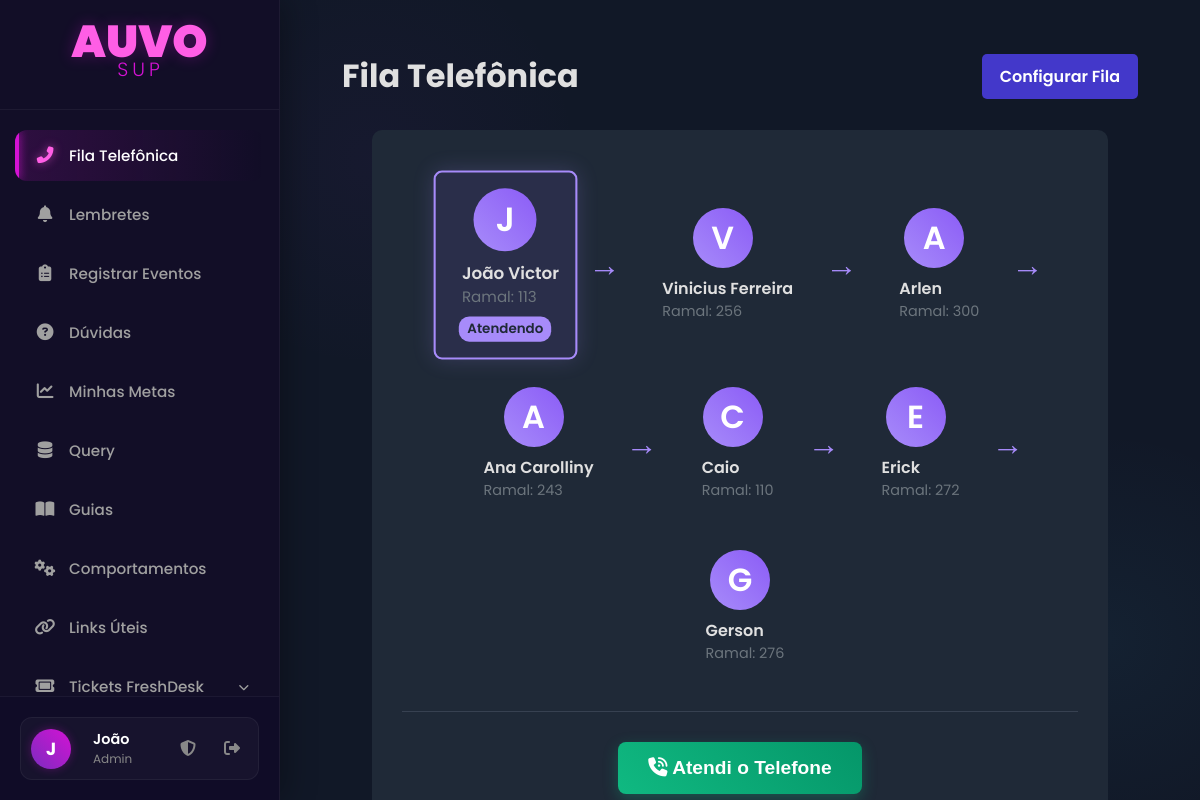
/fila-telefonica (signed in), run on the app's committed database.
### app.py (models this page shows, shortened)
class User(db.Model, UserMixin):
    id = db.Column(db.Integer, primary_key=True)
    name = db.Column(db.String(150), nullable=False)
    username = db.Column(db.String(80), unique=True, nullable=False)
    email = db.Column(db.String(120), unique=True, nullable=False)
    password_hash = db.Column(db.String(128), nullable=False)
    discord_id = db.Column(db.String(50), nullable=True, unique=True)
    is_admin = db.Column(db.Boolean, nullable=False, default=False)
    manager_id = db.Column(db.Integer, db.ForeignKey('user.id'), nullable=True)
    lunch_start = db.Column(db.Time, nullable=True)
    lunch_end = db.Column(db.Time, nullable=True)
    ramal = db.Column(db.String(10), nullable=True)

class PhoneQueueMember(db.Model):
    id = db.Column(db.Integer, primary_key=True)
    user_id = db.Column(db.Integer, db.ForeignKey('user.id'), nullable=False)
    position = db.Column(db.Integer, nullable=False)
    user = db.relationship('User')

### app.py (the view)
@app.route('/fila-telefonica')
@login_required
def fila_telefonica():
    queue_members = PhoneQueueMember.query.order_by(PhoneQueueMember.position).all()
    current_state = PhoneQueueState.query.filter_by(key='current_user_id').first()
    current_attendant_id = None
    if current_state and current_state.value.isdigit():
        current_attendant_id = int(current_state.value)
    elif queue_members:
        current_attendant_id = queue_members[0].user_id
    queue_user_ids = [member.user_id for member in queue_members]
    return render_template('fila_telefonica.html', title="Fila Telefônica", queue_members=queue_members, current_attendant_id=current_attendant_id, queue_user_ids=queue_user_ids)

### app.py (called while the page is built)
@app.context_processor
def inject_now():
    return {'now': datetime.utcnow()}

@login_manager.user_loader
def load_user(user_id):
    return User.query.get(int(user_id))

### templates/fila_telefonica.html (shortened to what this page needs)
{% extends "base.html" %}
{% block content %}
<div class="content-padding">
    <div class="fila-header">
        <h1>{{ title }}</h1>
        <a href="{{ url_for('configurar_fila') }}" class="config-btn">Configurar Fila</a>
    </div>
    <div class="fila-container">
        {% if queue_members %}
            <div class="fila-visual">
                {% for member in queue_members %}
                   <div class="fila-membro {% if member.user_id == current_attendant_id %}current{% endif %}">
    <div class="membro-avatar">{{ member.user.name[0] | upper }}</div>
    <div class="membro-details">
        <span class="membro-nome">{{ member.user.name }}</span>
        {% if member.user.ramal %}
            <span class="membro-ramal">Ramal: {{ member.user.ramal }}</span>
        {% endif %}
    </div>
    {% if member.user_id == current_attendant_id %}
        <span class="membro-status">Atendendo</span>
    {% endif %}
</div>
                    {% if not loop.last %}
                        <span class="fila-seta">→</span>
                    {% endif %}
                {% endfor %}
            </div>
            <div class="actions-container">
                <form method="POST" action="{{ url_for('atender_telefone') }}" style="display: inline;">
                    {% if current_user.id == current_attendant_id %}
                        <button type="submit" class="atender-btn">
                            <i class="fa-solid fa-phone-volume"></i> Atendi o Telefone
                        </button>
                    {% elif current_user.id in queue_user_ids %}
                         <button type="submit" class="atender-btn furar-fila-btn">
                            <i class="fa-solid fa-person-running"></i> Furar Fila
                        </button>
                    {% endif %}
                </form>
            </div>
        {% else %}
            <p class="placeholder-text">A fila telefônica ainda não foi configurada ou está vazia.</p>
        {% endif %}
    </div>
</div>
{% endblock %}

### templates/base.html (shortened to what this page needs)
<!DOCTYPE html>
<html lang="pt-br">
<head>
    <link rel="stylesheet" href="{{ url_for('static', filename='css/style.css') }}">
    <link rel="stylesheet" href="https://cdnjs.cloudflare.com/ajax/libs/font-awesome/6.2.0/css/all.min.css">
</head>
<body>
    <div class="main-container">
        <nav class="sidebar">
            <div class="sidebar-header">
                <div style="line-height: 1; cursor: default;">
                    <h1 style="
                        color: #ff5ee5;
                        font-size: 2.8em;
                        font-family: 'Poppins', sans-serif;
                        font-weight: 900;
                        margin: 0; padding: 0;
                        text-shadow: 0 0 15px rgba(212, 18, 212, 0.3);
                    ">AUVO</h1>
                    <span style="
                        color: #d412d4;
                        font-size: 1.2em;
                        font-family: 'Poppins', sans-serif;
                        font-weight: 300;
                        display: block;
                        margin-top: -5px;
                        letter-spacing: 4px;
                        margin-left: 2px;
                    ">SUP</span>
                </div>
            </div>
            <ul class="menu">
                <li class="menu-item">
                    <a href="{{ url_for('fila_telefonica') }}">
                        <i class="fa-solid fa-phone-alt menu-icon"></i>
                        <span>Fila Telefônica</span>
                    </a>
                </li>
                <li class="menu-item">
                    <a href="{{ url_for('list_reminders') }}">
                        <i class="fa-solid fa-bell menu-icon"></i>
                        <span>Lembretes</span>
                    </a>
                </li>
                <li class="menu-item">
                    <a href="{{ url_for('listar_eventos') }}">
                        <i class="fa-solid fa-clipboard-list menu-icon"></i>
                        <span>Registrar Eventos</span>
                    </a>
                </li>
                <li class="menu-item">
                    <a href="{{ url_for('listar_duvidas') }}">
                        <i class="fa-solid fa-question-circle menu-icon"></i>
                        <span>Dúvidas</span>
                    </a>
                </li>
                <li class="menu-item">
                    <a href="{{ url_for('minhas_metas') }}">
                        <i class="fa-solid fa-chart-line menu-icon"></i>
                        <span>Minhas Metas</span>
                    </a>
                </li>
                <li class="menu-item">
                     <a href="{{ url_for('list_queries') }}">
                         <i class="fa-solid fa-database menu-icon"></i>
                         <span>Query</span>
                     </a>
                </li>
                <li class="menu-item">
                    <a href="{{ url_for('listar_guias') }}">
                        <i class="fa-solid fa-book-open menu-icon"></i>
                        <span>Guias</span>
                    </a>
                </li>
                <li class="menu-item">
                    <a href="{{ url_for('listar_comportamentos') }}">
                        <i class="fa-solid fa-cogs menu-icon"></i>
                        <span>Comportamentos</span>
                    </a>
                </li>
                <li class="menu-item">
                    <a href="{{ url_for('links_uteis') }}">
                        <i class="fa-solid fa-link menu-icon"></i>
                        <span>Links Úteis</span>
                    </a>
                </li>
                <li class="menu-item has-submenu" id="tickets-menu">
                    <a href="#">
                        <i class="fa-solid fa-ticket menu-icon"></i>
                        <span>Tickets FreshDesk</span>
                    </a>
                </li>
            </ul>
            <div class="sidebar-footer">
                {% if current_user.is_authenticated %}
                <div class="user-profile">
                    <div class="user-avatar">
                         {% if current_user.avatar_filename %}
                            <img src="{{ url_for('static', filename='uploads/avatars/' + current_user.avatar_filename) }}" alt="Avatar">
                        {% else %}
                            {{ current_user.name[0] }}
                        {% endif %}
                    </div>
                    <a href="{{ url_for('profile') }}" class="user-profile-link" title="Editar Perfil">
                        <div class="user-info">
                            <span class="user-name">{{ current_user.name.split()[0] }}</span>
                            <span class="user-role">
                                {% if current_user.is_admin %} Admin {% else %} Atendente {% endif %}
                            </span>
                        </div>
                    </a>
                    {% if current_user.is_admin %}
                    <a href="{{ url_for('admin_dashboard') }}" class="admin-icon" title="Painel Admin">
                        <i class="fa-solid fa-shield-halved"></i>
                    </a>
                    {% endif %}
                    <a href="{{ url_for('logout') }}" class="logout-icon" title="Sair">
                        <i class="fa-solid fa-right-from-bracket"></i>
                    </a>
                </div>
                {% endif %}
            </div>
        </nav>
        <main class="content">
            {% block content %}{% endblock %}
        </main>
    </div>
</body>
</html>

### templates/base.html (style rules this page uses)
* { margin: 0; padding: 0; box-sizing: border-box; }
body { font-family: 'Poppins', sans-serif; background-color: #0f0c29; color: #e0e0e0; min-height: 100vh; overflow-x: hidden; }
.main-container { display: flex; min-height: 100vh; }
.sidebar { width: 280px; background: rgba(19, 15, 40, 0.95); border-right: 1px solid rgba(255, 255, 255, 0.05); display: flex; flex-direction: column; position: fixed; top: 0; left: 0; height: 100vh; z-index: 1000; padding-top: 20px; box-shadow: 5px 0 30px rgba(0,0,0,0.3); transition: all 0.3s ease; }
.sidebar-header { text-align: center; padding: 0 20px 30px 20px; border-bottom: 1px solid rgba(255, 255, 255, 0.05); margin-bottom: 20px; }
.menu { list-style: none; padding: 0 15px; flex-grow: 1; overflow-y: auto; }
.menu-item { margin-bottom: 8px; border-radius: 12px; transition: all 0.3s ease; }
.menu a { display: flex; align-items: center; padding: 14px 18px; text-decoration: none; color: #a0a0a0; font-weight: 500; font-size: 0.95em; border-radius: 12px; transition: all 0.3s ease; position: relative; overflow: hidden; }
.menu-icon { width: 24px; margin-right: 12px; font-size: 1.1em; text-align: center; transition: color 0.3s ease; }
.menu-item:hover > a, .menu-item.active-link > a { background: linear-gradient(90deg, rgba(212, 18, 212, 0.15), transparent); color: #fff; }
.menu-item:hover .menu-icon, .menu-item.active-link .menu-icon { color: #ff5ee5; text-shadow: 0 0 10px rgba(255, 94, 229, 0.6); }
.menu-item.active-link > a::before { content: ''; position: absolute; left: 0; top: 0; height: 100%; width: 4px; background: #d412d4; box-shadow: 0 0 10px #d412d4; border-radius: 0 4px 4px 0; }
.menu-item.has-submenu > a::after { content: '\f078'; font-family: 'Font Awesome 6 Free'; font-weight: 900; font-size: 0.7em; margin-left: auto; transition: transform 0.3s; }
.sidebar-footer { padding: 20px; border-top: 1px solid rgba(255, 255, 255, 0.05); background: rgba(15, 12, 41, 0.8); }
.user-profile { display: flex; align-items: center; gap: 12px; background: rgba(255, 255, 255, 0.03); padding: 10px; border-radius: 12px; border: 1px solid rgba(255, 255, 255, 0.05); transition: background 0.3s; }
.user-avatar { width: 40px; height: 40px; border-radius: 50%; background: linear-gradient(45deg, #7b2cbf, #d412d4); color: white; display: flex; align-items: center; justify-content: center; font-weight: bold; font-size: 1.1em; overflow: hidden; box-shadow: 0 0 10px rgba(212, 18, 212, 0.3); }
.user-info { flex-grow: 1; display: flex; flex-direction: column; overflow: hidden; }
.user-name { font-size: 0.9em; font-weight: 600; color: #fff; white-space: nowrap; text-overflow: ellipsis; overflow: hidden; }
.user-role { font-size: 0.75em; color: #888; }
.user-profile-link { text-decoration: none; flex-grow: 1; display: flex; }
.admin-icon, .logout-icon { color: #888; font-size: 1em; padding: 8px; border-radius: 8px; transition: all 0.2s; text-decoration: none; }
.content { flex-grow: 1; margin-left: 280px; padding: 40px; background-image: radial-gradient(circle at 10% 20%, rgba(123, 44, 191, 0.05) 0%, transparent 20%), radial-gradient(circle at 90% 80%, rgba(76, 201, 240, 0.05) 0%, transparent 20%); min-height: 100vh; }

### data on the page
User: name "J", name "João"
PhoneQueueMember: user "J", user.name "João Victor", user.ramal "113", shows "Atendendo"
PhoneQueueMember: user "V", user.name "Vinicius Ferreira", user.ramal "256"
PhoneQueueMember: user "A", user.name "Arlen", user.ramal "300"
PhoneQueueMember: user "A", user.name "Ana Carolliny", user.ramal "243"
PhoneQueueMember: user "C", user.name "Caio", user.ramal "110"
PhoneQueueMember: user "E", user.name "Erick", user.ramal "272"
PhoneQueueMember: user "G", user.name "Gerson", user.ramal "276"

### other printed values
{{ title }} "Fila Telefônica"
